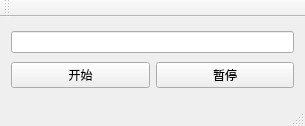
<?xml version="1.0" encoding="UTF-8"?>
<ui version="4.0">
 <class>MainWindow</class>
 <widget class="QMainWindow" name="MainWindow">
  <property name="geometry">
   <rect>
    <x>0</x>
    <y>0</y>
    <width>305</width>
    <height>126</height>
   </rect>
  </property>
  <property name="windowTitle">
   <string>MainWindow</string>
  </property>
  <widget class="QWidget" name="centralWidget">
   <layout class="QGridLayout" name="gridLayout">
    <item row="0" column="0">
     <widget class="QLineEdit" name="lineEdit"/>
    </item>
    <item row="1" column="0">
     <layout class="QHBoxLayout" name="horizontalLayout">
      <item>
       <widget class="QPushButton" name="pushButton">
        <property name="text">
         <string>开始</string>
        </property>
       </widget>
      </item>
      <item>
       <widget class="QPushButton" name="pushButton_2">
        <property name="text">
         <string>暂停</string>
        </property>
       </widget>
      </item>
     </layout>
    </item>
   </layout>
  </widget>
  <widget class="QMenuBar" name="menuBar">
   <property name="geometry">
    <rect>
     <x>0</x>
     <y>0</y>
     <width>305</width>
     <height>23</height>
    </rect>
   </property>
  </widget>
  <widget class="QToolBar" name="mainToolBar">
   <attribute name="toolBarArea">
    <enum>TopToolBarArea</enum>
   </attribute>
   <attribute name="toolBarBreak">
    <bool>false</bool>
   </attribute>
  </widget>
  <widget class="QStatusBar" name="statusBar"/>
 </widget>
 <layoutdefault spacing="6" margin="11"/>
 <resources/>
 <connections/>
</ui>
